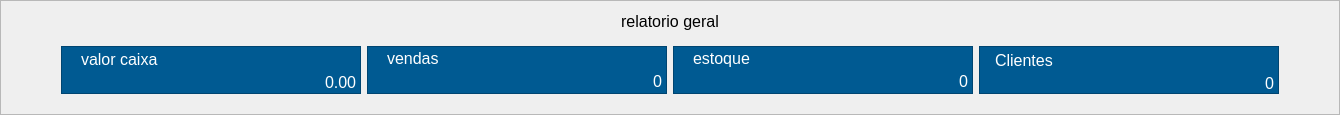
               <widget class="QFrame" name="frame_8">
                <property name="frameShape">
                 <enum>QFrame::StyledPanel</enum>
                </property>
                <property name="frameShadow">
                 <enum>QFrame::Raised</enum>
                </property>
                <layout class="QVBoxLayout" name="verticalLayout_8">
                 <item>
                  <widget class="QLabel" name="label_4">
                   <property name="font">
                    <font>
                     <pointsize>12</pointsize>
                    </font>
                   </property>
                   <property name="text">
                    <string>relatorio geral</string>
                   </property>
                   <property name="alignment">
                    <set>Qt::AlignCenter</set>
                   </property>
                  </widget>
                 </item>
                 <item>
                  <widget class="QWidget" name="widget_5" native="true">
                   <property name="styleSheet">
                    <string notr="true">QFrame{

	background-color:#005a92;
color:white;
}
QLabel{
border:none;
margin-left:6px;
background-color:#005a92;
}</string>
                   </property>
                   <layout class="QHBoxLayout" name="horizontalLayout_9">
                    <item>
                     <spacer name="horizontalSpacer_7">
                      <property name="orientation">
                       <enum>Qt::Horizontal</enum>
                      </property>
                      <property name="sizeHint" stdset="0">
                       <size>
                        <width>40</width>
                        <height>20</height>
                       </size>
                      </property>
                     </spacer>
                    </item>
                    <item>
                     <widget class="QFrame" name="frame_10">
                      <property name="minimumSize">
                       <size>
                        <width>300</width>
                        <height>0</height>
                       </size>
                      </property>
                      <property name="maximumSize">
                       <size>
                        <width>300</width>
                        <height>16777215</height>
                       </size>
                      </property>
                      <property name="styleSheet">
                       <string notr="true"/>
                      </property>
                      <property name="frameShape">
                       <enum>QFrame::StyledPanel</enum>
                      </property>
                      <property name="frameShadow">
                       <enum>QFrame::Raised</enum>
                      </property>
                      <layout class="QVBoxLayout" name="verticalLayout_10">
                       <property name="spacing">
                        <number>0</number>
                       </property>
                       <property name="topMargin">
                        <number>0</number>
                       </property>
                       <property name="rightMargin">
                        <number>0</number>
                       </property>
                       <property name="bottomMargin">
                        <number>0</number>
                       </property>
                       <item>
                        <widget class="QLabel" name="label_6">
                         <property name="font">
                          <font>
                           <pointsize>12</pointsize>
                          </font>
                         </property>
                         <property name="text">
                          <string>valor caixa</string>
                         </property>
                        </widget>
                       </item>
                       <item>
                        <widget class="QDoubleSpinBox" name="db_CaixaValor">
                         <property name="font">
                          <font>
                           <pointsize>12</pointsize>
                           <italic>false</italic>
                           <bold>false</bold>
                          </font>
                         </property>
                         <property name="focusPolicy">
                          <enum>Qt::NoFocus</enum>
                         </property>
                         <property name="styleSheet">
                          <string notr="true">background-color:#005a92;

border:none;
color: rgb(255, 255, 255);
</string>
                         </property>
                         <property name="alignment">
                          <set>Qt::AlignRight|Qt::AlignTrailing|Qt::AlignVCenter</set>
                         </property>
                         <property name="buttonSymbols">
                          <enum>QAbstractSpinBox::NoButtons</enum>
                         </property>
                         <property name="showGroupSeparator" stdset="0">
                          <bool>true</bool>
                         </property>
                         <property name="maximum">
                          <double>99999999999.000000000000000</double>
                         </property>
                        </widget>
                       </item>
                      </layout>
                     </widget>
                    </item>
                    <item>
                     <widget class="QFrame" name="frame_9">
                      <property name="minimumSize">
                       <size>
                        <width>300</width>
                        <height>0</height>
                       </size>
                      </property>
                      <property name="maximumSize">
                       <size>
                        <width>300</width>
                        <height>16777215</height>
                       </size>
                      </property>
                      <property name="styleSheet">
                       <string notr="true"/>
                      </property>
                      <property name="frameShape">
                       <enum>QFrame::StyledPanel</enum>
                      </property>
                      <property name="frameShadow">
                       <enum>QFrame::Raised</enum>
                      </property>
                      <layout class="QVBoxLayout" name="verticalLayout_9">
                       <property name="spacing">
                        <number>0</number>
                       </property>
                       <property name="topMargin">
                        <number>0</number>
                       </property>
                       <property name="rightMargin">
                        <number>0</number>
                       </property>
                       <property name="bottomMargin">
                        <number>0</number>
                       </property>
                       <item>
                        <widget class="QLabel" name="label_5">
                         <property name="font">
                          <font>
                           <pointsize>12</pointsize>
                          </font>
                         </property>
                         <property name="text">
                          <string>vendas</string>
                         </property>
                        </widget>
                       </item>
                       <item>
                        <widget class="QLabel" name="lb_Vendas">
                         <property name="font">
                          <font>
                           <pointsize>12</pointsize>
                          </font>
                         </property>
                         <property name="styleSheet">
                          <string notr="true">color: rgb(255, 255, 255);</string>
                         </property>
                         <property name="text">
                          <string>0</string>
                         </property>
                         <property name="alignment">
                          <set>Qt::AlignRight|Qt::AlignTrailing|Qt::AlignVCenter</set>
                         </property>
                        </widget>
                       </item>
                      </layout>
                     </widget>
                    </item>
                    <item>
                     <widget class="QFrame" name="frame_7">
                      <property name="minimumSize">
                       <size>
                        <width>300</width>
                        <height>0</height>
                       </size>
                      </property>
                      <property name="maximumSize">
                       <size>
                        <width>300</width>
                        <height>16777215</height>
                       </size>
                      </property>
                      <property name="styleSheet">
                       <string notr="true"/>
                      </property>
                      <property name="frameShape">
                       <enum>QFrame::StyledPanel</enum>
                      </property>
                      <property name="frameShadow">
                       <enum>QFrame::Raised</enum>
                      </property>
                      <layout class="QVBoxLayout" name="verticalLayout_7">
                       <property name="spacing">
                        <number>0</number>
                       </property>
                       <property name="leftMargin">
                        <number>9</number>
                       </property>
                       <property name="topMargin">
                        <number>0</number>
                       </property>
                       <property name="rightMargin">
                        <number>0</number>
                       </property>
                       <property name="bottomMargin">
                        <number>0</number>
                       </property>
                       <item>
                        <widget class="QLabel" name="label_3">
                         <property name="font">
                          <font>
                           <pointsize>12</pointsize>
                          </font>
                         </property>
                         <property name="text">
                          <string>estoque</string>
                         </property>
                        </widget>
                       </item>
                       <item>
                        <widget class="QLabel" name="lb_quantEstoque">
                         <property name="font">
                          <font>
                           <pointsize>12</pointsize>
                          </font>
                         </property>
                         <property name="styleSheet">
                          <string notr="true">color: rgb(255, 255, 255);</string>
                         </property>
                         <property name="text">
                          <string>0</string>
                         </property>
                         <property name="alignment">
                          <set>Qt::AlignRight|Qt::AlignTrailing|Qt::AlignVCenter</set>
                         </property>
                        </widget>
                       </item>
                      </layout>
                     </widget>
                    </item>
                    <item>
                     <widget class="QFrame" name="frame_6">
                      <property name="minimumSize">
                       <size>
                        <width>300</width>
                        <height>0</height>
                       </size>
                      </property>
                      <property name="maximumSize">
                       <size>
                        <width>300</width>
                        <height>16777215</height>
                       </size>
                      </property>
                      <property name="styleSheet">
                       <string notr="true"/>
                      </property>
                      <property name="frameShape">
                       <enum>QFrame::StyledPanel</enum>
                      </property>
                      <property name="frameShadow">
                       <enum>QFrame::Raised</enum>
                      </property>
                      <layout class="QVBoxLayout" name="verticalLayout_6">
                       <property name="spacing">
                        <number>0</number>
                       </property>
                       <property name="leftMargin">
                        <number>5</number>
                       </property>
                       <property name="topMargin">
                        <number>0</number>
                       </property>
                       <property name="rightMargin">
                        <number>0</number>
                       </property>
                       <property name="bottomMargin">
                        <number>0</number>
                       </property>
                       <item>
                        <widget class="QLabel" name="label_2">
                         <property name="minimumSize">
                          <size>
                           <width>0</width>
                           <height>0</height>
                          </size>
                         </property>
                         <property name="maximumSize">
                          <size>
                           <width>16777215</width>
                           <height>16777215</height>
                          </size>
                         </property>
                         <property name="font">
                          <font>
                           <pointsize>12</pointsize>
                          </font>
                         </property>
                         <property name="text">
                          <string>Clientes</string>
                         </property>
                         <property name="alignment">
                          <set>Qt::AlignLeading|Qt::AlignLeft|Qt::AlignTop</set>
                         </property>
                        </widget>
                       </item>
                       <item>
                        <widget class="QLabel" name="lb_quantClientes">
                         <property name="font">
                          <font>
                           <pointsize>12</pointsize>
                          </font>
                         </property>
                         <property name="styleSheet">
                          <string notr="true">color: rgb(255, 255, 255);</string>
                         </property>
                         <property name="text">
                          <string>0</string>
                         </property>
                         <property name="alignment">
                          <set>Qt::AlignRight|Qt::AlignTrailing|Qt::AlignVCenter</set>
                         </property>
                        </widget>
                       </item>
                      </layout>
                     </widget>
                    </item>
                    <item>
                     <spacer name="horizontalSpacer_8">
                      <property name="orientation">
                       <enum>Qt::Horizontal</enum>
                      </property>
                      <property name="sizeHint" stdset="0">
                       <size>
                        <width>40</width>
                        <height>20</height>
                       </size>
                      </property>
                     </spacer>
                    </item>
                   </layout>
                  </widget>
                 </item>
                </layout>
               </widget>
